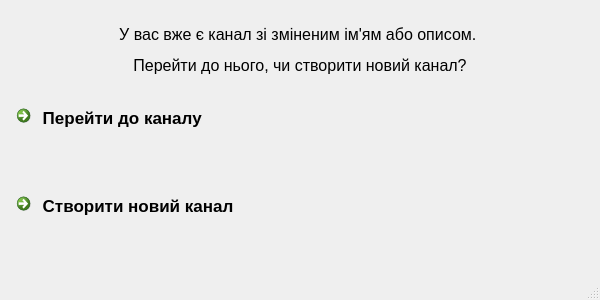
<?xml version="1.0" encoding="UTF-8"?>
<ui version="4.0">
 <class>MainWindow</class>
 <widget class="QMainWindow" name="MainWindow">
  <property name="geometry">
   <rect>
    <x>0</x>
    <y>0</y>
    <width>600</width>
    <height>300</height>
   </rect>
  </property>
  <property name="windowTitle">
   <string>MainWindow</string>
  </property>
  <widget class="QWidget" name="centralwidget">
   <layout class="QVBoxLayout" name="verticalLayout">
    <item>
     <widget class="QLabel" name="label">
      <property name="font">
       <font>
        <pointsize>12</pointsize>
       </font>
      </property>
      <property name="text">
       <string>&lt;html&gt;&lt;head/&gt;&lt;body&gt;&lt;p&gt;У вас вже є канал зі зміненим ім'ям або описом. &lt;/p&gt;&lt;p&gt;Перейти до нього, чи створити новий канал?&lt;/p&gt;&lt;/body&gt;&lt;/html&gt;</string>
      </property>
      <property name="alignment">
       <set>Qt::AlignCenter</set>
      </property>
     </widget>
    </item>
    <item>
     <widget class="QCommandLinkButton" name="existing_channel">
      <property name="font">
       <font>
        <family>Segoe UI</family>
        <pointsize>13</pointsize>
       </font>
      </property>
      <property name="text">
       <string> Перейти до каналу</string>
      </property>
      <property name="icon">
       <iconset resource="logo.qrc">
        <normaloff>:/:/newPrefix/logo1.png/logo.png</normaloff>:/:/newPrefix/logo1.png/logo.png</iconset>
      </property>
      <property name="iconSize">
       <size>
        <width>40</width>
        <height>40</height>
       </size>
      </property>
      <property name="checkable">
       <bool>false</bool>
      </property>
      <property name="default">
       <bool>false</bool>
      </property>
     </widget>
    </item>
    <item>
     <widget class="QCommandLinkButton" name="create_channel">
      <property name="font">
       <font>
        <family>Segoe UI</family>
        <pointsize>13</pointsize>
       </font>
      </property>
      <property name="text">
       <string> Створити новий канал</string>
      </property>
      <property name="icon">
       <iconset resource="logo.qrc">
        <normaloff>:/:/newPrefix/logo1.png/plus.png</normaloff>:/:/newPrefix/logo1.png/plus.png</iconset>
      </property>
      <property name="iconSize">
       <size>
        <width>40</width>
        <height>40</height>
       </size>
      </property>
      <property name="default">
       <bool>false</bool>
      </property>
     </widget>
    </item>
   </layout>
  </widget>
  <widget class="QMenuBar" name="menubar">
   <property name="geometry">
    <rect>
     <x>0</x>
     <y>0</y>
     <width>600</width>
     <height>26</height>
    </rect>
   </property>
  </widget>
  <widget class="QStatusBar" name="statusbar"/>
 </widget>
 <resources>
  <include location="logo.qrc"/>
 </resources>
 <connections/>
</ui>
